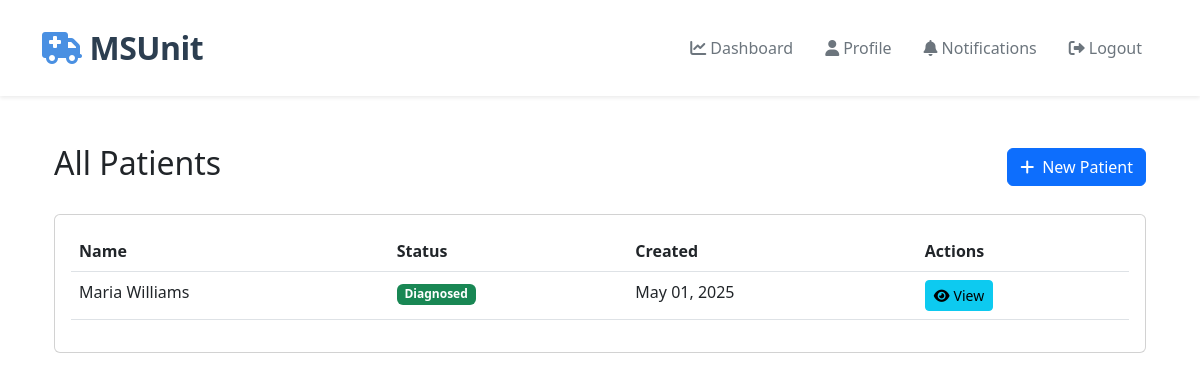
/technician/patients/ (signed in), run on an earlier commit of the app's database.
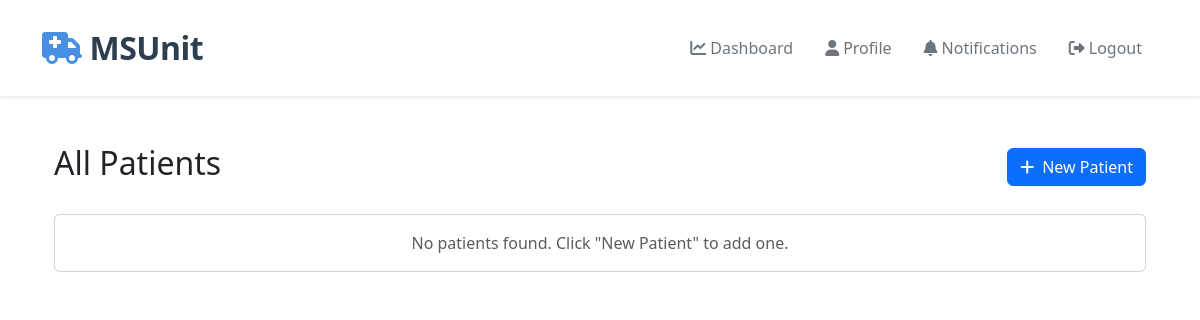
And on a later commit of the database.
### technician/models.py (models this page shows, shortened)
class Patient(models.Model):
    STATUS_CHOICES = [
        ('NEW', 'New'),
        ('SUBMITTED', 'Submitted for Review'),
        ('REVIEWED', 'Under Review'),
        ('DIAGNOSED', 'Diagnosed'),
        ('DISCHARGED', 'Discharged'),
    ]
    GENDER_CHOICES = [
        ('M', 'Male'),
        ('F', 'Female'),
        ('O', 'Other'),
    ]
    first_name = models.CharField(max_length=100)
    last_name = models.CharField(max_length=100)
    date_of_birth = models.DateField()
    gender = models.CharField(max_length=1, choices=GENDER_CHOICES)
    contact_number = models.CharField(max_length=15, blank=True)
    address = models.TextField(blank=True)
    emergency_contact_name = models.CharField(max_length=100, blank=True)
    emergency_contact_number = models.CharField(max_length=15, blank=True)
    medical_history = models.TextField(blank=True)
    current_medications = models.TextField(blank=True)
    allergies = models.TextField(blank=True)
    blood_pressure_systolic = models.IntegerField(validators=[MinValueValidator(0), MaxValueValidator(300)])
    blood_pressure_diastolic = models.IntegerField(validators=[MinValueValidator(0), MaxValueValidator(200)])
    heart_rate = models.IntegerField(validators=[MinValueValidator(0), MaxValueValidator(300)])
    respiratory_rate = models.IntegerField(validators=[MinValueValidator(0), MaxValueValidator(100)])
    temperature = models.DecimalField(max_digits=4, decimal_places=1)
    oxygen_saturation = models.IntegerField(validators=[MinValueValidator(0), MaxValueValidator(100)])
    glasgow_coma_scale = models.IntegerField(validators=[MinValueValidator(3), MaxValueValidator(15)])
    chief_complaint = models.TextField()
    notes = models.TextField(blank=True)
    nihss = models.TextField(blank=True, help_text="National Institutes of Health Stroke Scale score and details")
    status = models.CharField(max_length=20, choices=STATUS_CHOICES, default='NEW')
    technician = models.ForeignKey(User, on_delete=models.CASCADE, related_name='patients')
    created_at = models.DateTimeField(auto_now_add=True)
    updated_at = models.DateTimeField(auto_now=True)
    class Meta:
        ordering = ['-created_at']

### technician/views.py (the view)
# urls.py: path('patients/', views.patient_list, name='patient_list'),
@login_required
@user_passes_test(is_technician)
def patient_list(request):
    patients = Patient.objects.filter(technician=request.user).order_by('-created_at')
    paginator = Paginator(patients, 10)
    page_number = request.GET.get('page')
    page_obj = paginator.get_page(page_number)
    return render(request, 'technician/patient_list.html', {'page_obj': page_obj})

### technician/templates/technician/patient_list.html (shortened to what this page needs)
{% extends 'base.html' %}
{% load static %}
{% block content %}
<div class="container py-4">
    <div class="row mb-4">
        <div class="col-md-12">
            <div class="d-flex justify-content-between align-items-center">
                <h2>
                    {% if status %}
                        {{ status|title }} Cases
                    {% else %}
                        All Patients
                    {% endif %}
                </h2>
                <a href="{% url 'technician:patient_create' %}" class="btn btn-primary">
                    <i class="fas fa-plus me-2"></i>New Patient
                </a>
            </div>
        </div>
    </div>
    <div class="card">
        <div class="card-body">
            {% if page_obj %}
            <div class="table-responsive">
                <table class="table table-hover">
                    <thead>
                        <tr>
                            <th>Name</th>
                            <th>Status</th>
                            <th>Created</th>
                            <th>Actions</th>
                        </tr>
                    </thead>
                    <tbody>
                        {% for patient in page_obj %}
                        <tr>
                            <td>{{ patient.first_name }} {{ patient.last_name }}</td>
                            <td>
                                <span class="badge {% if patient.status == 'NEW' %}bg-warning
                                    {% elif patient.status == 'SUBMITTED' %}bg-info
                                    {% elif patient.status == 'DIAGNOSED' %}bg-success
                                    {% else %}bg-secondary{% endif %}">
                                    {{ patient.get_status_display }}
                                </span>
                            </td>
                            <td>{{ patient.created_at|date:"M d, Y" }}</td>
                            <td>
                                <div class="btn-group">
                                    <a href="{% url 'technician:patient_detail' pk=patient.pk %}" class="btn btn-sm btn-info">
                                        <i class="fas fa-eye me-1"></i>View
                                    </a>
                                </div>
                            </td>
                        </tr>
                        {% empty %}
                        <tr>
                            <td colspan="4" class="text-center">No patients found.</td>
                        </tr>
                        {% endfor %}
                    </tbody>
                </table>
            </div>
            {% else %}
            <p class="text-muted text-center mb-0">No patients found. Click "New Patient" to add one.</p>
            {% endif %}
        </div>
    </div>
</div>
{% endblock %}

What changed in the data, as far as the page shows it:
removed Patient: first_name "Maria", last_name "Williams", status "Diagnosed", created_at "May 01, 2025"
Also different on the page:
text no longer shown: "Name Status Created Actions"
text now shown: "No patients found. Click \"New Patient\" to add one."
